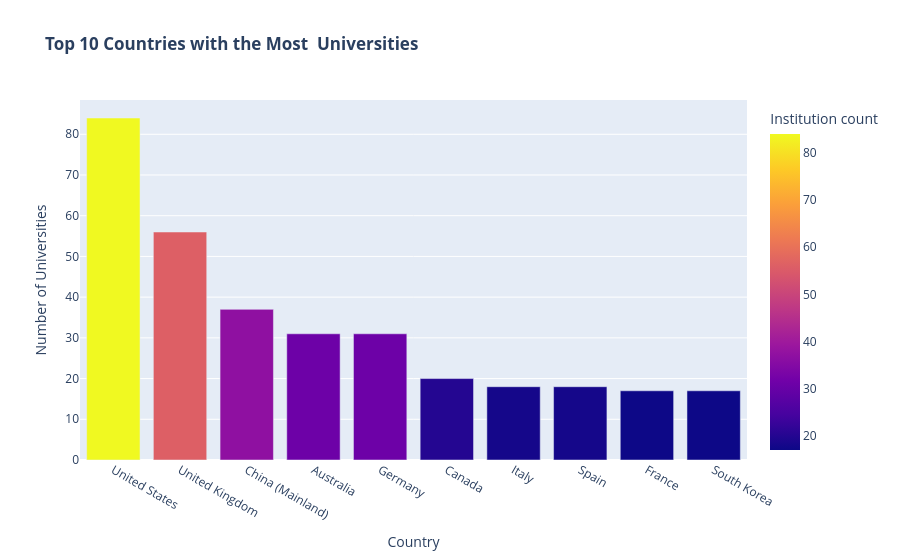

Notebook source saved alongside this figure:
### Code cell
#Create an interactive chart using Plotly.
fig = px.bar(Universities_count,
             x='Location',
             y='Institution count', 
             title='<b>Top 10 Countries with the Most  Universities</b>',
             labels={'Institution count'':Number of Universities'},
             color='Institution count')

fig.update_layout(xaxis_title='Country',
                  yaxis_title='Number of Universities'
                  )
fig.show()

### Figure 1 — Plotly figure (JSON) as saved in the notebook; plotly's stock layout.template omitted (floating-point values rounded to 4 significant figures)
{"data": [{"hovertemplate": "Location=%{x}<br>Institution count=%{marker.color}<extra></extra>", "legendgroup": "", "marker": {"color": [84, 56, 37, 31, 31, 20, 18, 18, 17, 17], "coloraxis": "coloraxis", "pattern": {"shape": ""}}, "name": "", "orientation": "v", "showlegend": false, "textposition": "auto", "type": "bar", "x": ["United States", "United Kingdom", "China (Mainland)", "Australia", "Germany", "Canada", "Italy", "Spain", "France", "South Korea"], "xaxis": "x", "y": [84, 56, 37, 31, 31, 20, 18, 18, 17, 17], "yaxis": "y"}], "layout": {"barmode": "relative", "coloraxis": {"colorbar": {"title": {"text": "Institution count"}}, "colorscale": [[0, "#0d0887"], [0.1111, "#46039f"], [0.2222, "#7201a8"], [0.3333, "#9c179e"], [0.4444, "#bd3786"], [0.5556, "#d8576b"], [0.6667, "#ed7953"], [0.7778, "#fb9f3a"], [0.8889, "#fdca26"], [1, "#f0f921"]]}, "legend": {"tracegroupgap": 0}, "title": {"text": "<b>Top 10 Countries with the Most  Universities</b>"}, "xaxis": {"anchor": "y", "domain": [0, 1], "title": {"text": "Country"}}, "yaxis": {"anchor": "x", "domain": [0, 1], "title": {"text": "Number of Universities"}}}}
